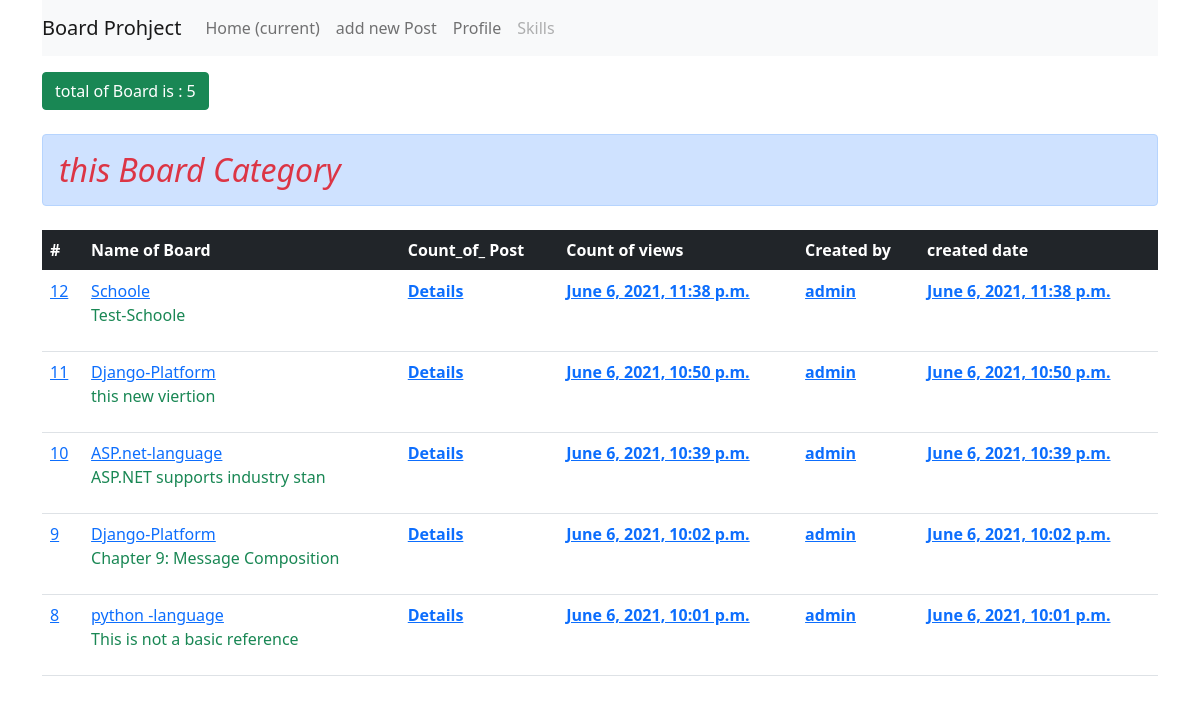
The app's page / (signed in) with its own data.
### board/models.py (models this page shows, shortened)
class board(models.Model):
    board=models.CharField(max_length=100)
    describtion=models.TextField(max_length=4000)
    create_dt=models.DateTimeField(auto_now_add=True)

### board/views.py (the view)
# urls.py: path('',views.index,name='index'),
def index(request):
    myboard=board.objects.all().order_by('-id')
    context={
        'board':myboard,
    }
    return render(request,'index.html',context)

### templates/index.html (shortened to what this page needs)
{%extends 'base.html'%}
{%block content%}
<div class="btn btn-success mb-lg-4 mt-lg-3">total of Board is : {{board.count}}</div>
<h2><div class="alert alert-primary text-danger"><i  class="fa fa-book" aria-hidden="true"> this Board Category </i></div></h2>
<table class="table mt-lg-4">
    <thead class="bg-dark text-white">
      <tr>
        <th scope="col">#</th>
        <th scope="col">Name of Board</th>
        <th scope="col">Count_of_ Post</th>
        <th scope="col">Count of views </th>
        <th scope="col">Created by </th>
        <th scope="col">created date </th>
      </tr>
    </thead>
    <tbody>
        {%for n in board%}
        <tr>
          <td scope="col"><a href="{% url 'topic' n.id%}">{{n.id}}</a></td>
          <td scope="col"><a href="{% url 'topic' n.id %}">{{n.board}}</a><br>
          <p class="text-success">{{n.describtion |slice:30}}</p>
          </td>
          <th scope="col"><a href="{% url 'topic' n.id%}">Details</a></th>
          <th scope="col"><a href="{% url 'topic' n.id%}">{{n.create_dt}}</a></th>
          <th scope="col"><a href="{% url 'topic' n.id%}">{{user}}</a></th>
          <th scope="col"><a href="{% url 'topic' n.id%}">{{n.create_dt}}</a></th>
        </tr>
     {%endfor%}
    </tbody>
  </table>
{%endblock%}

### records on screen
board: id "12", board "Schoole", describtion "Test-Schoole", create_dt "June 6, 2021, 11:38 p.m."
board: id "11", board "Django-Platform", describtion "this new viertion", create_dt "June 6, 2021, 10:50 p.m."
board: id "10", board "ASP.net-language", describtion "ASP.NET supports industry stan", create_dt "June 6, 2021, 10:39 p.m."
board: id "9", board "Django-Platform", describtion "Chapter 9: Message Composition", create_dt "June 6, 2021, 10:02 p.m."
board: id "8", board "python -language", describtion "This is not a basic reference", create_dt "June 6, 2021, 10:01 p.m."

### other values on screen
{{ board.count }} "5"
{{ user }} "admin"
